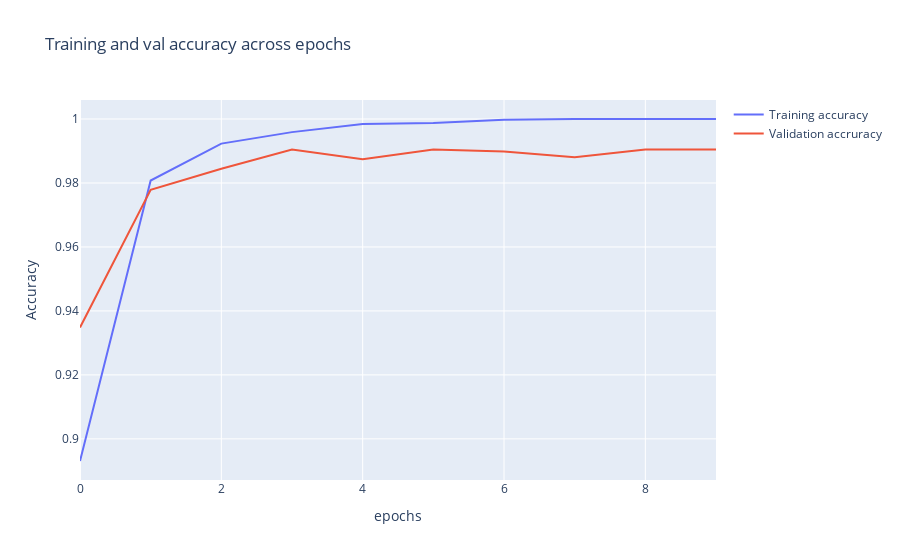

Notebook cell for this chart:
### Code cell
fig = go.Figure(data=[
                      go.Scatter(
                          y=loaded_history["accuracy"],
                          name="Training accuracy",
                          mode="lines"),
                      go.Scatter(
                          y=loaded_history["val_accuracy"],
                          name="Validation accruracy",
                          mode="lines")
])
fig.update_layout(
    title='Training and val accuracy across epochs',
    xaxis_title='epochs',
    yaxis_title='Accuracy'    
)
fig.show()

### Figure 1 — Plotly figure (JSON) as saved in the notebook; plotly's stock layout.template omitted (floating-point values rounded to 4 significant figures)
{"data": [{"mode": "lines", "name": "Training accuracy", "type": "scatter", "y": [0.8931, 0.9808, 0.9923, 0.9959, 0.9985, 0.9987, 0.9997, 1, 1, 1]}, {"mode": "lines", "name": "Validation accruracy", "type": "scatter", "y": [0.9348, 0.9779, 0.9844, 0.9904, 0.9874, 0.9904, 0.9898, 0.988, 0.9904, 0.9904]}], "layout": {"title": {"text": "Training and val accuracy across epochs"}, "xaxis": {"title": {"text": "epochs"}}, "yaxis": {"title": {"text": "Accuracy"}}}}
